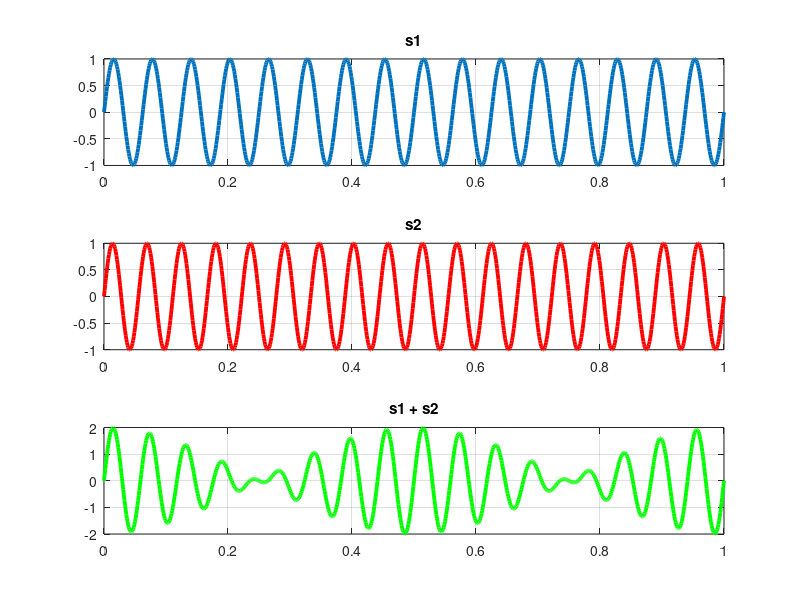

This figure's MATLAB source:
function unu
  
    T = 1;% / 200;
    
    A1 = 1; A2 = 1;
    f1 = 16; f2 = 18;
    
    t = [0 : 0.001 : T];
    
    s1 = A1 * sin(2 * pi * f1 * t);
    s2 = A2 * sin(2 * pi * f2 * t);
  
    s3 = s1 + s2;
    
    width = 2.75;

    subplot(3, 1, 1);
    plot(t, s1, 'LineWidth', width), grid on;
    title('s1'); grid on;

    subplot(3, 1, 2);
    plot(t, s2, 'LineWidth', width, 'r'), grid on;
    title('s2'); grid on;

    subplot(3, 1, 3);
    plot(t, s3, 'LineWidth', width, 'g'), grid on;
    title('s1 + s2'); grid on;
  
endfunction
